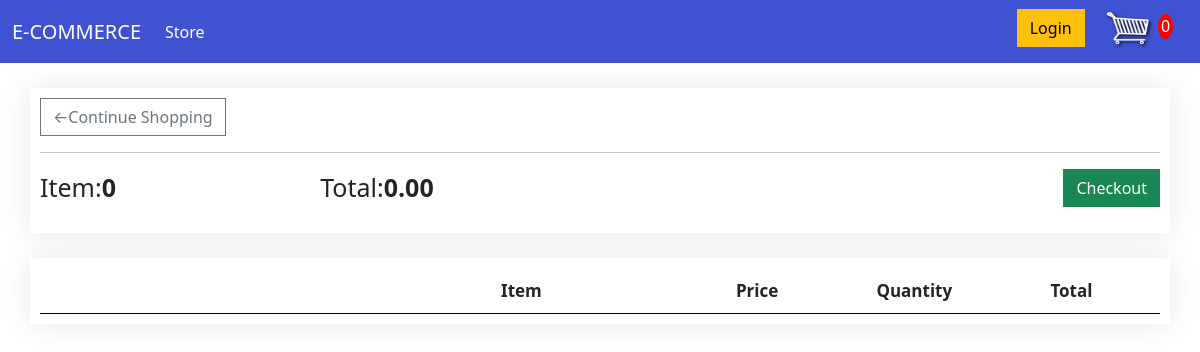
The page /cart/ (signed in) on the database as committed earlier.
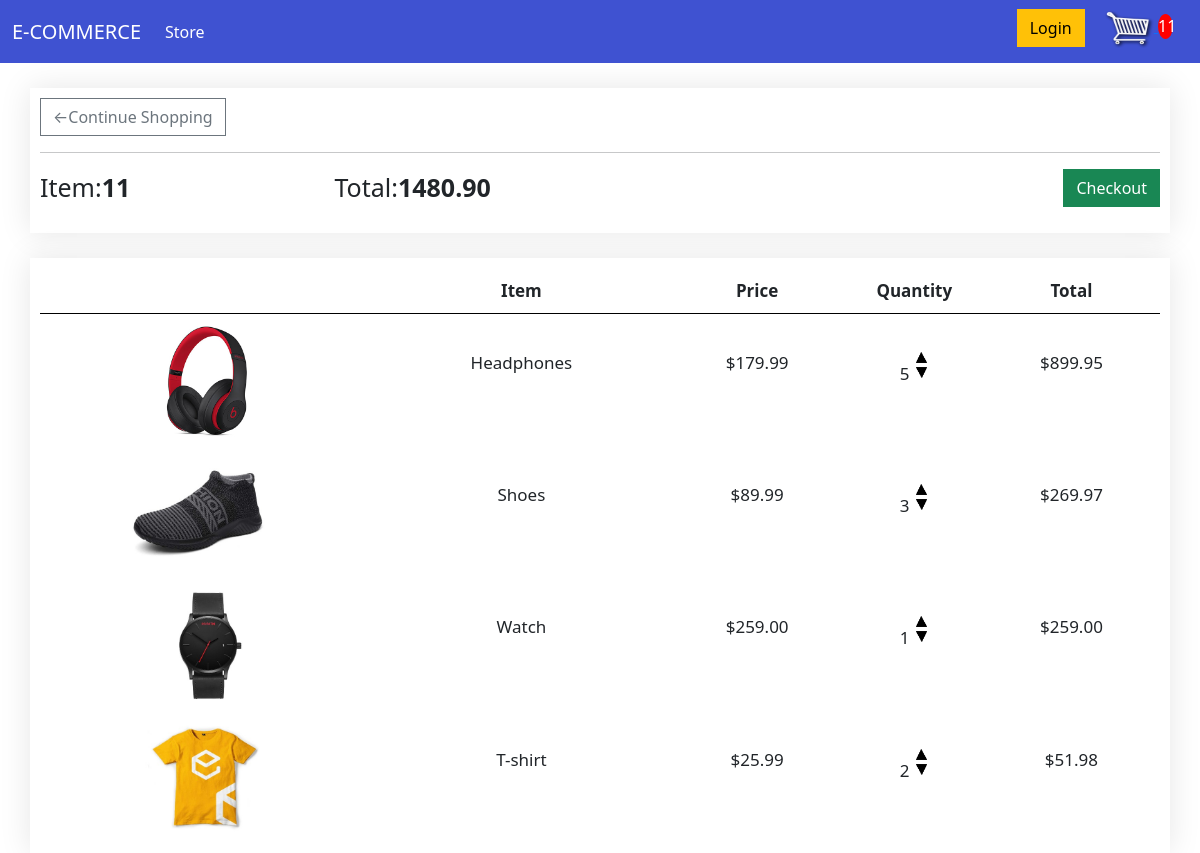
The same page on the database as committed later.
### store/models.py (models this page shows, shortened)
class Order(models.Model):
    customer = models.ForeignKey(Customer, null=True, blank=True, on_delete=models.SET_NULL)
    transaction_id = models.CharField(max_length=200, null=True, blank=True)
    complete = models.BooleanField(default=False, blank=True)
    date_ordered = models.DateTimeField(auto_now_add=True)
    @property
    def get_total_items(self):
        orderitems = self.orderitem_set.all()
        total = sum([orderitem.quantity for orderitem in orderitems])
        return total
    @property
    def get_cart_total(self):
        orderitems = self.orderitem_set.all()
        total = sum([orderitem.get_total for orderitem in orderitems])
        return total

class OrderItem(models.Model):
    product = models.ForeignKey(Product, null=True, blank=True, on_delete=models.SET_NULL)
    quantity = models.IntegerField(default=0, blank=True)
    order = models.ForeignKey(Order, null=True, blank=True, on_delete=models.SET_NULL)
    date_added = models.DateTimeField(auto_now_add=True)
    @property
    def get_total(self):
        total = self.product.price * self.quantity
        return total

class Product(models.Model):
    name = models.CharField(max_length=200,null=True, blank=True)
    price = models.DecimalField(max_digits=9, decimal_places=2, null=True, blank=True)
    image = models.ImageField(default='cart_image_placeholder.png', null=True, blank=True)
    digital = models.BooleanField(default=False, null=True, blank=True)
    @property
    def imageURL(self):
        try:
            return self.image.url
        except:
            return ''

### store/views.py (the view)
# urls.py: path('cart/', cart, name='cart'),
def cart(request):
    data = renderCart(request)
    order = data['order']
    orderitems = data['orderitems']
    context = {
        'order': order,
        'orderitems': orderitems,
    }
    return render(request, 'store/cart.html', context)

### store/utils.py (called while the page is built)
def renderCart(request):
    if request.user.is_authenticated:
        customer = request.user.customer
        order, created = Order.objects.get_or_create(customer=customer, complete=False)
        orderitems = order.orderitem_set.all()
    else:
        cookieD = cookieData(request)
        order = cookieD['order']
        orderitems = cookieD['orderitems']
    return {
        'order': order,
        'orderitems': orderitems,
    }

### store/templates/store/cart.html
{% extends 'base.html' %}
{% load static %}
{% block content %}
    <div class="row">
        <div class="cart-card">
            <a class="btn btn-outline-secondary" href="{% url 'store' %}">&#8592;Continue Shopping</a>
            <hr>
            <p class="totality">Item:<strong>{{ order.get_total_items }}</strong></p>
            <p class="totality">Total:<strong>{{ order.get_cart_total|floatformat:2 }}</strong></p>
            <a class="btn btn-success" href="{% url 'checkout' %}" style="float:right;">Checkout</a>
        </div>
    </div>
    <div class="row">
        <div class="cart-card">
            <div class="cart-row" style="font-size:17px;font-weight:bold;border-bottom: 1px solid black">
                <div style="flex: 2"></div>
                <div style="flex: 2">Item</div>
                <div style="flex: 1">Price</div>
                <div style="flex: 1">Quantity</div>
                <div style="flex: 1">Total</div>
            </div>
            {% for orderitem in orderitems %}
                <div class="cart-row" style="font-size:17px;">
                    <div style="flex: 2"><img class="cart-pic" src="{{ orderitem.product.imageURL }}"></div>
                    <div style="flex: 2"><br>{{ orderitem.product.name }}</div>
                    <div style="flex: 1"><br>${{ orderitem.product.price|floatformat:2 }}</div>
                    <div style="flex: 1"><br>{{ orderitem.quantity }}
                        <div class="chg-quantity-block">
                            <img data-product='{{ orderitem.product.id }}' data-action="add" src="{% static 'images/arrow-up.png' %}" class="chg-quantity update-cart">
                            <img data-product='{{ orderitem.product.id }}' data-action="remove" src="{% static 'images/arrow-down.png' %}" class="chg-quantity update-cart">
                        </div>
                    </div>
                    <div style="flex: 1"><br>${{ orderitem.get_total|floatformat:2 }}</div>
                </div>
            {% endfor %}
        </div>
    </div>
{% endblock %}

### store/templates/navbar.html (shortened to what this page needs)
{% load static %}
<nav class="navbar navbar-expand-lg navbar-dark bg-dark">
  <div class="container-fluid">
    <a class="navbar-brand" href="#">E-COMMERCE</a>
    <div class="collapse navbar-collapse" id="navbarSupportedContent">
      <ul class="navbar-nav me-auto mb-2 mb-lg-0">
        <li class="nav-item">
          <a class="nav-link active" aria-current="page" href="{% url 'store' %}">Store</a>
        </li>
      </ul>
      <div>
          <a class="navbar-sec btn btn-warning">Login</a>
          <a class="navbar-sec" href="{% url 'cart' %}">
              <img class="nav-cart" src="{% static 'images/cart.png' %}">
              <p class="nav-items">{{ order.get_total_items }}</p>
          </a>
      </div>
    </div>
  </div>
</nav>

Rows that differ between the two databases and show on the page:
no longer on this page (row edited): Order: get_total_items "0", get_cart_total "0.00"
added Order: get_total_items "11", get_cart_total "1480.90"
added OrderItem: product.imageURL (picture), product.name "Headphones", product.price "179.99", quantity "5", get_total "899.95"
added OrderItem: product.imageURL (picture), product.name "Shoes", product.price "89.99", quantity "3", get_total "269.97"
added OrderItem: product.imageURL (picture), product.name "Watch", product.price "259.00", quantity "1", get_total "259.00"
added OrderItem: product.imageURL (picture), product.name "T-shirt", product.price "25.99", quantity "2", get_total "51.98"
